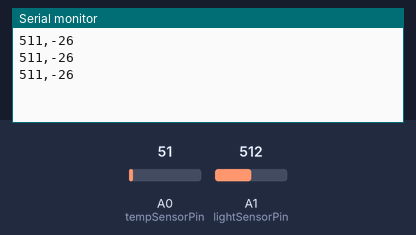
This sketch was run on a simulated Arduino Uno, built with avr-gcc and run on an emulated ATmega328P. On the bench: the last lines printed to the serial monitor. Inputs (shaded band) come from the test bench; at power-on: A0 (tempSensorPin) = 51, A1 (lightSensorPin) = 512.

Above: at 1.4 s.
1.5 s: A0 (tempSensorPin) set to 61
At 2.3 s:
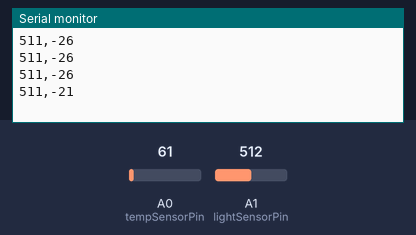
3.0 s: A1 (lightSensorPin) set to 716
At 3.5 s:
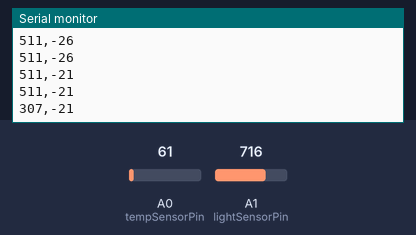
4.5 s: A0 (tempSensorPin) set to 71
At 5.3 s:
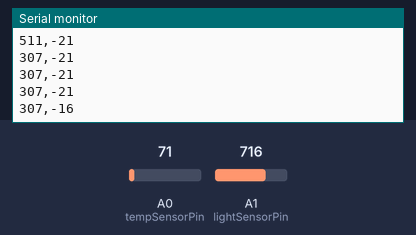
6.0 s: A1 (lightSensorPin) set to 900
At 6.5 s:
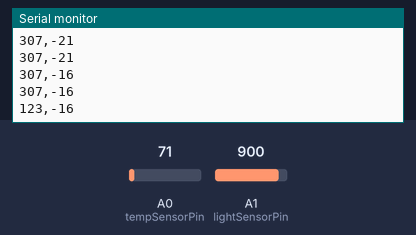
Timing chart, 0 to 8.5 s (numbered marks = the images above; inputs shaded):
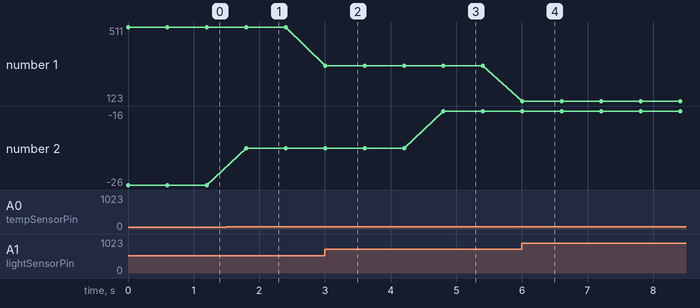

The sketch:

light_heat_sensor.ino
```cpp
char sepStr[ ] = ",";

int lightSensorPin = A1;
int lightSensorValue = 0;
int lightness = 0;

int tempSensorPin = A0;
int tempSensorValue = 0;
int temperature = 0;

int sampleDelayMs = 10*60;

void setup() {
  Serial.begin(9600);
}

void loop() {
  lightSensorValue = analogRead(lightSensorPin);
  lightness = map( lightSensorValue, 0, 1023, 1023, 0 );

  tempSensorValue = analogRead(tempSensorPin);
  temperature = map( tempSensorValue, 0, 1023, -50, 450 );

  Serial.print( lightness );
  Serial.print( sepStr );
  Serial.println(temperature);
  delay(sampleDelayMs);
}
```

Measured:
- after the input at 1.5 s, the serial monitor: prints a new line after 0.30 s (image 1)
- after the input at 3.0 s, the serial monitor: prints a new line at once (image 2)
- after the input at 4.5 s, the serial monitor: prints a new line after 0.31 s (image 3)
- after the input at 6.0 s, the serial monitor: prints a new line at once (image 4)
- plotted number 1: 511 → 307 after the input at 3.0 s, 307 → 123 after the input at 6.0 s
- plotted number 2: -26 → -21 after the input at 1.5 s, -21 → -16 after the input at 4.5 s
